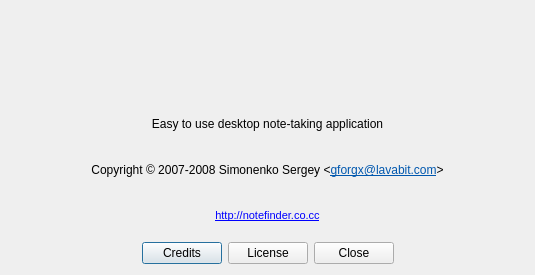
<ui version="4.0" >
 <class>AboutDialog</class>
 <widget class="QDialog" name="AboutDialog" >
  <property name="windowModality" >
   <enum>Qt::ApplicationModal</enum>
  </property>
  <property name="geometry" >
   <rect>
    <x>0</x>
    <y>0</y>
    <width>535</width>
    <height>275</height>
   </rect>
  </property>
  <property name="windowTitle" >
   <string>About - NoteFinder</string>
  </property>
  <property name="windowIcon" >
   <iconset>
    <normaloff>:/about.png</normaloff>:/about.png</iconset>
  </property>
  <layout class="QVBoxLayout" >
   <item>
    <widget class="QLabel" name="logoLabel" >
     <property name="text" >
      <string/>
     </property>
     <property name="pixmap" >
      <pixmap resource="notefinder.qrc" >:/icons/logo.png</pixmap>
     </property>
     <property name="alignment" >
      <set>Qt::AlignCenter</set>
     </property>
    </widget>
   </item>
   <item>
    <widget class="QLabel" name="versionLabel" >
     <property name="text" >
      <string/>
     </property>
     <property name="alignment" >
      <set>Qt::AlignCenter</set>
     </property>
    </widget>
   </item>
   <item>
    <widget class="QLabel" name="dscLabel" >
     <property name="text" >
      <string>Easy to use desktop note-taking application</string>
     </property>
     <property name="alignment" >
      <set>Qt::AlignCenter</set>
     </property>
    </widget>
   </item>
   <item>
    <widget class="QLabel" name="copyLabel" >
     <property name="text" >
      <string>&lt;!DOCTYPE HTML PUBLIC "-//W3C//DTD HTML 4.0//EN" "http://www.w3.org/TR/REC-html40/strict.dtd">
&lt;html>&lt;head>&lt;meta name="qrichtext" content="1" />&lt;style type="text/css">
p, li { white-space: pre-wrap; }
&lt;/style>&lt;/head>&lt;body style=" font-family:'DejaVu Sans'; font-size:8pt; font-weight:400; font-style:normal;">
&lt;p style=" margin-top:0px; margin-bottom:0px; margin-left:0px; margin-right:0px; -qt-block-indent:0; text-indent:0px; font-size:9pt;">Copyright © 2007-2008 Simonenko Sergey &amp;lt;&lt;a href="mailto:gforgx@lavabit.com">&lt;span style=" text-decoration: underline; color:#0057ae;">gforgx@lavabit.com&lt;/span>&lt;/a>&amp;gt;&lt;/p>&lt;/body>&lt;/html></string>
     </property>
     <property name="alignment" >
      <set>Qt::AlignCenter</set>
     </property>
     <property name="openExternalLinks" >
      <bool>true</bool>
     </property>
    </widget>
   </item>
   <item>
    <widget class="QLabel" name="urlLabel" >
     <property name="text" >
      <string>&lt;!DOCTYPE HTML PUBLIC "-//W3C//DTD HTML 4.0//EN" "http://www.w3.org/TR/REC-html40/strict.dtd">
&lt;html>&lt;head>&lt;meta name="qrichtext" content="1" />&lt;style type="text/css">
p, li { white-space: pre-wrap; }
&lt;/style>&lt;/head>&lt;body style=" font-family:'DejaVu Sans'; font-size:6pt; font-weight:400; font-style:normal;">
&lt;p style=" margin-top:0px; margin-bottom:0px; margin-left:0px; margin-right:0px; -qt-block-indent:0; text-indent:0px; font-size:8pt;">&lt;a href="http://notefinder.co.cc">&lt;span style=" text-decoration: underline; color:#0000ff;">http://notefinder.co.cc&lt;/span>&lt;/a>&lt;/p>&lt;/body>&lt;/html></string>
     </property>
     <property name="alignment" >
      <set>Qt::AlignCenter</set>
     </property>
     <property name="openExternalLinks" >
      <bool>true</bool>
     </property>
    </widget>
   </item>
   <item>
    <layout class="QHBoxLayout" >
     <item>
      <spacer>
       <property name="orientation" >
        <enum>Qt::Horizontal</enum>
       </property>
       <property name="sizeHint" stdset="0" >
        <size>
         <width>40</width>
         <height>20</height>
        </size>
       </property>
      </spacer>
     </item>
     <item>
      <widget class="QPushButton" name="creditsButton" >
       <property name="minimumSize" >
        <size>
         <width>80</width>
         <height>0</height>
        </size>
       </property>
       <property name="text" >
        <string>Credits</string>
       </property>
      </widget>
     </item>
     <item>
      <widget class="QPushButton" name="licenseButton" >
       <property name="text" >
        <string>License</string>
       </property>
      </widget>
     </item>
     <item>
      <widget class="QPushButton" name="closeButton" >
       <property name="text" >
        <string>Close</string>
       </property>
      </widget>
     </item>
     <item>
      <spacer>
       <property name="orientation" >
        <enum>Qt::Horizontal</enum>
       </property>
       <property name="sizeHint" stdset="0" >
        <size>
         <width>40</width>
         <height>20</height>
        </size>
       </property>
      </spacer>
     </item>
    </layout>
   </item>
  </layout>
 </widget>
 <resources>
  <include location="notefinder.qrc" />
 </resources>
 <connections>
  <connection>
   <sender>closeButton</sender>
   <signal>clicked()</signal>
   <receiver>AboutDialog</receiver>
   <slot>close()</slot>
   <hints>
    <hint type="sourcelabel" >
     <x>308</x>
     <y>237</y>
    </hint>
    <hint type="destinationlabel" >
     <x>467</x>
     <y>153</y>
    </hint>
   </hints>
  </connection>
 </connections>
</ui>
